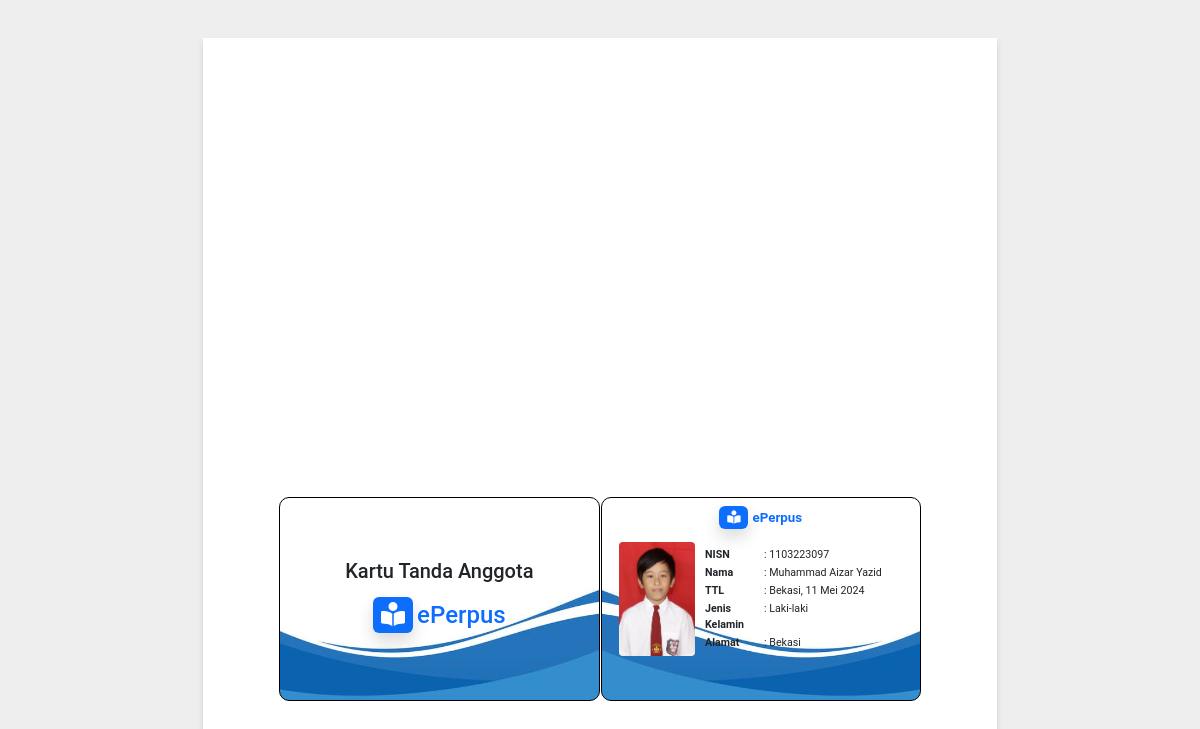
Page /AnggotaSection/Kartu/kartu.php?nisn=1103223097 on the committed database.
### tables this page shows
CREATE TABLE `tbl_siswa` (
  `nisn` varchar(25) NOT NULL,
  `nama` varchar(255) NOT NULL,
  `tempat_lahir` varchar(50) NOT NULL,
  `tanggal_lahir` date NOT NULL,
  `jenis_kelamin` varchar(25) NOT NULL,
  `alamat` text NOT NULL,
  `foto` varchar(25) NOT NULL
);

### AnggotaSection/Kartu/kartu.php (the view, shortened to what this page needs)
<?php
include '../../koneksi.php';
$nisn = $_GET['nisn'];
$query = "SELECT * FROM tbl_siswa WHERE nisn = '$nisn'";
$sql = mysqli_query($conn, $query);
$result = mysqli_fetch_assoc($sql);
?>
<!DOCTYPE html>
<html lang="id">
<head>
    <link rel="stylesheet" href="https://cdn.jsdelivr.net/npm/bootstrap@5.3.3/dist/css/bootstrap.min.css">
    <link rel="stylesheet" href="https://cdnjs.cloudflare.com/ajax/libs/font-awesome/6.5.2/css/all.min.css">
    <link rel="stylesheet" type="text/css" href="sheets-of-paper-a4.css">
</head>
<body class="document">
    <div class="card-container page">
        <div class="card front">
            <h5>Kartu Tanda Anggota</h5>
            <h4 style="margin: 10px"><span class="bg-primary text-white rounded shadow px-2 py-1 me-1"><i class="fa-solid fa-book-open-reader"></i></span><span class="text-primary">ePerpus</span></h4>
        </div>
        <div class="card back">
            <div class="title"><span class="bg-primary text-white rounded shadow px-2 py-1 me-1"><i
                        class="fa-solid fa-book-open-reader"></i></span><span class="text-primary">ePerpus</span></div>
            <div class="content">
                <div class="photo">
                    <img src="../../Image/FotoSiswa/<?php echo $result['foto'] ?>" alt="Foto Siswa">
                </div>
                <div class="details">
                    <div class="detail-item">
                        <div class="label">NISN</div>
                        <div class="value">: <?php echo $result['nisn'] ?></div>
                    </div>
                    <div class="detail-item">
                        <div class="label">Nama</div>
                        <div class="value">: <?php echo $result['nama'] ?></div>
                    </div>
                    <div class="detail-item">
                        <div class="label">TTL</div>
                        <div class="value">: <?php echo $result['tempat_lahir'] ?>, <?php
                           $date = new DateTime($result['tanggal_lahir']);
                           $bulan = array(
                               'Januari',
                               'Februari',
                               'Maret',
                               'April',
                               'Mei',
                               'Juni',
                               'Juli',
                               'Agustus',
                               'September',
                               'Oktober',
                               'November',
                               'Desember'
                           );
                           $tanggal = $date->format('d');
                           $bulanIndo = $bulan[(int) $date->format('m') - 1];
                           $tahun = $date->format('Y');
                           echo "$tanggal $bulanIndo $tahun";
                           ?></div>
                    </div>
                    <div class="detail-item">
                        <div class="label">Jenis Kelamin</div>
                        <div class="value">: <?php echo $result['jenis_kelamin'] ?></div>
                    </div>
                    <div class="detail-item">
                        <div class="label">Alamat</div>
                        <div class="value">: <?php echo $result['alamat'] ?></div>
                    </div>
                </div>
            </div>
        </div>
    </div>
</body>
</html>

### AnggotaSection/Kartu/sheets-of-paper-a4.css (style rules this page uses)
.page { width: 21cm; min-height: 29.7cm; padding-left: 2cm; padding-top: 2cm; padding-right: 2cm; padding-bottom: 2cm; }

### AnggotaSection/Kartu/sheets-of-paper.css (style rules this page uses)
html, body { margin: 0; padding: 0; font-family: "Roboto", -apple-system, "San Francisco", "Segoe UI", "Helvetica Neue", sans-serif; font-size: 12pt; background-color: #eee; }
* { box-sizing: border-box; -moz-box-sizing: border-box; }
.page { margin: 1cm auto; background: #fff; box-shadow: 0 4px 5px rgba(75, 75, 75, 0.2); outline: 0; }
h1, h2, h3, h4, h5, h6 { page-break-after: avoid; }

### AnggotaSection/Kartu/kartu.php (style rules this page uses)
.card-container { display: flex; align-items: center; }
.card { width: 86mm; height: 54mm; border: 1px solid #000; border-radius: 10px; box-sizing: border-box; margin: 0.5px; position: relative; display: flex; align-items: center; justify-content: center; }
.front { background-image: url('kartu-bg.jpg'); background-size: cover; background-position: center; }
.back { background-image: url('kartu-invert-bg.jpg'); background-size: cover; background-position: center; }
.title { position: absolute; top: 10px; width: 100%; font-size: 10pt; text-align: center; font-weight: bold; }
.content { display: flex; width: 100%; align-items: center; justify-content: center; }
.photo { display: flex; justify-content: center; align-items: center; }
.photo img { width: 20mm; height: 30mm; border-radius: 4px; }
.details { width: 65%; padding-left: 10px; }
.details .detail-item { display: flex; font-size: 8pt; margin: 2px 0; }
.details .detail-item .label { width: 30%; font-weight: bold; }
.details .detail-item .value { width: 70%; }

### rows in the picture
tbl_siswa: foto (picture), nisn "1103223097", nama "Muhammad Aizar Yazid", tempat_lahir "Bekasi", tanggal_lahir "11", tanggal_lahir "Mei", tanggal_lahir "2024", jenis_kelamin "Laki-laki", alamat "Bekasi"
